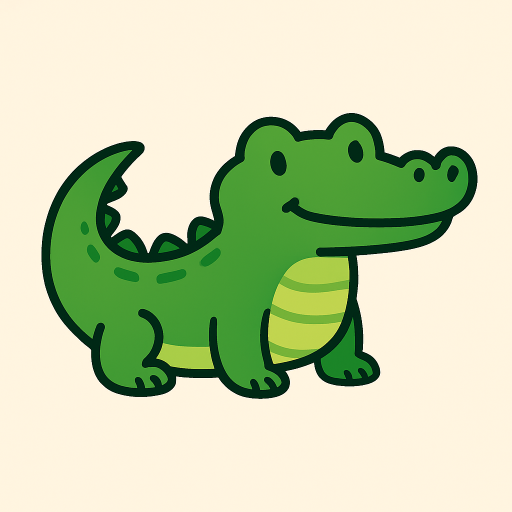
#> input picture animals/A.png, 1024 x 1024 px, found by its file name (shown at 1/2 size)
$ python flashcard_generator.py
#> lines starting #> are read from the running program, lines starting #| are printed output that depends on the picture
#!/usr/bin/env python3
"""flashcard_generator.py

Generate printable A-4 sheets (300 dpi PNGs) containing four A-6 toddler flashcards per page.
Each card shows:
  • A large uppercase letter (A-Z)
  • A centred animal illustration (supplied by you)
  • The animal's name

Features
========
* True A-4 output size (210 mm × 297 mm) at any DPI (default 300)
* Automatic page breaks - 4 cards/sheet in A-D, E-H… order
* Rounded-corner card borders and grey dashed cut lines
* Scaling and centring of any input image (PNG/JPG/SVG-rasterised)
* Customisable fonts, colours, DPI, margins, CSV mapping

Quick start
===========
```bash
python flashcard_generator.py --images animals/ --outdir sheets/
```
Place 26 images named `A.png … Z.png` in `animals/`.  The script writes six PNG sheets in `sheets/`.

Advanced: supply a CSV with columns **letter, animal, filepath** to override names or image paths:
```bash
python flashcard_generator.py --mapping my_animals.csv --outdir sheets/
```

Dependencies
------------
* Pillow ≥ 10
```bash
pip install pillow
```

"""
from __future__ import annotations

import argparse
import csv
import math
import os
from pathlib import Path
from typing import List, Tuple

from PIL import Image, ImageDraw, ImageFont, ImageOps

# ────────────────────────────── Config helpers ────────────────────────────── #

DEFAULT_ANIMALS = [
    "Alligator", "Bear", "Cat", "Dog", "Elephant", "Fox", "Giraffe", "Hippo",
    "Iguana", "Jaguar", "Koala", "Lion", "Monkey", "Narwhal", "Owl", "Penguin",
    "Quail", "Rabbit", "Snake", "Tiger", "Urial", "Vulture", "Whale", "Xerus",
    "Yak", "Zebra",
]

LETTER_SEQUENCE = "ABCDEFGHIJKLMNOPQRSTUVWXYZ"


def mm_to_px(mm: float, dpi: int) -> int:
    """Convert millimetres to integer pixels at the given DPI."""
    return int(mm / 25.4 * dpi)


def get_edge_color(image_path: Path) -> str:
    """Extract the dominant edge color from an image."""
    if not image_path.exists():
        return "white"

    try:
        img = Image.open(image_path).convert("RGB")
        width, height = img.size

        # Sample pixels from all four edges
        edge_pixels = []

        # Top and bottom edges
        for x in range(0, width, max(1, width // 20)):
            edge_pixels.append(img.getpixel((x, 0)))  # Top edge
            edge_pixels.append(img.getpixel((x, height - 1)))  # Bottom edge

        # Left and right edges
        for y in range(0, height, max(1, height // 20)):
            edge_pixels.append(img.getpixel((0, y)))  # Left edge
            edge_pixels.append(img.getpixel((width - 1, y)))  # Right edge

        # Also sample corners multiple times for better weight
        corners = [
            img.getpixel((0, 0)),
            img.getpixel((width - 1, 0)),
            img.getpixel((0, height - 1)),
            img.getpixel((width - 1, height - 1))
        ]
        edge_pixels.extend(corners * 5)  # Weight corners more heavily

        # Calculate average color
        if edge_pixels:
            avg_r = sum(pixel[0] for pixel in edge_pixels) // len(edge_pixels)
            avg_g = sum(pixel[1] for pixel in edge_pixels) // len(edge_pixels)
            avg_b = sum(pixel[2] for pixel in edge_pixels) // len(edge_pixels)
            return f"#{avg_r:02x}{avg_g:02x}{avg_b:02x}"

    except Exception:
        pass

    return "white"


# ─────────────────────────────── Core logic ──────────────────────────────── #

def load_mapping(mapping_csv: str | None, image_dir: Path) -> List[Tuple[str, str, Path]]:
    """Return [(letter, animal_name, image_path)] for all 26 letters."""
    mapping: List[Tuple[str, str, Path]] = []

    if mapping_csv and Path(mapping_csv).exists():
        with open(mapping_csv, newline="", encoding="utf-8") as f:
            reader = csv.DictReader(f)
            for row in reader:
                letter = row["letter"].strip().upper()
                animal = row.get("animal", "").strip().title() or letter
                img_path = Path(row.get("filepath", "").strip() or image_dir / f"{letter}.png")
                mapping.append((letter, animal, img_path))
    else:
        for letter, animal in zip(LETTER_SEQUENCE, DEFAULT_ANIMALS):
            mapping.append((letter, animal, image_dir / f"{letter}.png"))

    # Ensure length 26 and ordered A→Z
    mapping_dict = {letter: (letter, animal, path) for letter, animal, path in mapping}
    return [mapping_dict.get(l, (l, l, image_dir / f"{l}.png")) for l in LETTER_SEQUENCE]


def draw_sheet(group: List[Tuple[str, str, Path]], dpi: int, font_path: Path, out_file: Path, bg_colour: str = "white") -> None:
    """Render 4 cards (2×2) to one A-4 PNG file."""
    # Page & card geometry
    a4_w_mm, a4_h_mm = 210, 297
    page_w, page_h = mm_to_px(a4_w_mm, dpi), mm_to_px(a4_h_mm, dpi)
    card_w, card_h = page_w // 2, page_h // 2

    page = Image.new("RGB", (page_w, page_h), bg_colour)
    draw = ImageDraw.Draw(page)

    # Type
    font_letter = ImageFont.truetype(str(font_path), size=int(card_h * 0.28))
    font_label = ImageFont.truetype(str(font_path), size=int(card_h * 0.12))

    # Measurements
    pad = mm_to_px(5, dpi)          # inner padding inside each card
    border_w = mm_to_px(2, dpi)     # rounded-rect border thickness
    radius = mm_to_px(4, dpi)       # corner radius
    dash_len = mm_to_px(2, dpi) * 5 # length of dashes for cut lines

    # Iterate over the four positions (row 0/1, col 0/1)
    for idx, (letter, animal, img_path) in enumerate(group):
        row, col = divmod(idx, 2)
        x0, y0 = col * card_w, row * card_h
        x1, y1 = x0 + card_w, y0 + card_h

        # ── Fill card background with edge color ──
        card_bg_color = get_edge_color(img_path)
        draw.rectangle([(x0, y0), (x1, y1)], fill=card_bg_color)

        # ── Cut-line dashes (grey) ──
        for x in range(x0, x1, dash_len * 2):
            draw.line([(x, y0), (min(x + dash_len, x1), y0)], fill="lightgrey")
            draw.line([(x, y1), (min(x + dash_len, x1), y1)], fill="lightgrey")
        for y in range(y0, y1, dash_len * 2):
            draw.line([(x0, y), (x0, min(y + dash_len, y1))], fill="lightgrey")
            draw.line([(x1, y), (x1, min(y + dash_len, y1))], fill="lightgrey")

        # ── Rounded border ──
        card_box = (x0 + pad, y0 + pad, x1 - pad, y1 - pad)
        card_content_w = card_box[2] - card_box[0]  # width of content area
        card_content_h = card_box[3] - card_box[1]  # height of content area
        draw.rounded_rectangle(card_box, radius, outline="#cccccc", width=border_w)

        # ── Letter ──
        # Center the letter using anchor positioning with enough top margin to prevent clipping
        letter_center_x = card_box[0] + card_content_w // 2
        letter_y = card_box[1] + mm_to_px(20, dpi)  # More space from top to prevent clipping
        draw.text((letter_center_x, letter_y), letter, font=font_letter, fill="black", anchor="mm")

        # ── Image ──
        if img_path.exists():
            image = Image.open(img_path).convert("RGBA")
            max_pic_size = (int(card_content_w * 0.85), int(card_content_h * 0.45))
            image.thumbnail(max_pic_size, Image.LANCZOS)
            pic_x = card_box[0] + (card_content_w - image.width) // 2
            # Position image in middle section of card, well below the letter
            pic_y = card_box[1] + int(card_content_h * 0.35)
            page.paste(image, (pic_x, pic_y), image)

        # ── Animal name ──
        # Center the animal name using anchor positioning
        label_center_x = card_box[0] + card_content_w // 2
        label_y = card_box[3] - mm_to_px(15, dpi)  # More space from bottom
        draw.text((label_center_x, label_y), animal, font=font_label, fill="black", anchor="mb")

    page.save(out_file)
    print(f"✓ Saved {out_file.relative_to(out_file.parent.parent)}")


# ──────────────────────────────── CLI entry ──────────────────────────────── #

def parse_args() -> argparse.Namespace:
    p = argparse.ArgumentParser(description="Generate toddler A-Z animal flashcards (4 per A-4 sheet).")
    p.add_argument("--images", default="images", help="Folder containing A.png … Z.png (default: images/)")
    p.add_argument("--mapping", help="CSV mapping with letter,animal,filepath columns (optional)")
    p.add_argument("--outdir", default="sheets", help="Output directory (default: sheets/)")
    p.add_argument("--dpi", type=int, default=300, help="Output DPI (default: 300)")
    p.add_argument("--font", default="/usr/share/fonts/truetype/dejavu/DejaVuSans-Bold.ttf", help="TTF font path")
    return p.parse_args()


def main() -> None:
    args = parse_args()

    image_dir = Path(args.images)
    out_dir = Path(args.outdir)
    out_dir.mkdir(parents=True, exist_ok=True)

    mapping = load_mapping(args.mapping, image_dir)

    # Build 4-card groups: [A-D], [E-H] …
    for i in range(0, len(mapping), 4):
        group = mapping[i : i + 4]
        span = f"{group[0][0]}-{group[-1][0]}"
        out_file = out_dir / f"flashcards_{span}.png"
        draw_sheet(group, dpi=args.dpi, font_path=Path(args.font), out_file=out_file)
#> in draw_sheet, `page = Image.new("RGB", (page_w, page_h), bg_colour)`: page: PIL image 2480x3507 RGB; every value is 255
#> in get_edge_color, img is the input picture: PIL image 1024x1024 RGB; mean R, G, B 197.2, 210.1, 170.7
#> after the loop in get_edge_color, `for x in range(0, width, max(1, width // 20)):`: edge_pixels = 42 items, first 6: (255, 242, 221), (255, 244, 223), (255, 243, 224), (255, 246, 223), (255, 245, 223), (255, 245, 224)
#> after the loop in get_edge_color, `for y in range(0, height, max(1, height // 20)):`: edge_pixels = 84 items, first 6: (255, 242, 221), (255, 244, 223), (255, 243, 224), (255, 246, 223), (255, 245, 223), (255, 245, 224)
#> in get_edge_color, `corners = [ img.getpixel((0, 0)), img.getpixel((width - 1, 0)), img.ge..`: corners = [(255, 242, 221), (255, 244, 224), (255, 244, 223), (255, 245, 223)]
#> in get_edge_color, `avg_r = sum(pixel[0] for pixel in edge_pixels) // len(edge_pixels)`: avg_r = 255
#> in get_edge_color, `avg_g = sum(pixel[1] for pixel in edge_pixels) // len(edge_pixels)`: avg_g = 244
#> in get_edge_color, `avg_b = sum(pixel[2] for pixel in edge_pixels) // len(edge_pixels)`: avg_b = 223
#> in draw_sheet, `card_bg_color = get_edge_color(img_path)`: card_bg_color = '#fff4df'
#> in draw_sheet, `image.thumbnail(max_pic_size, Image.LANCZOS)`:
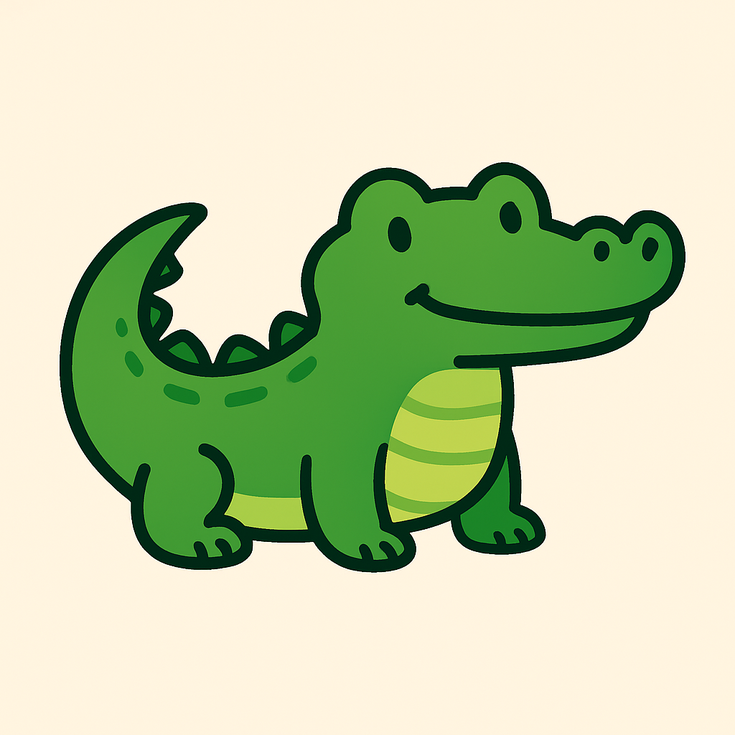
#> image: PIL image 735x735 RGBA; mean R, G, B, A 197.3, 210.1, 170.7, 255
#> in draw_sheet, `page.paste(image, (pic_x, pic_y), image)`:
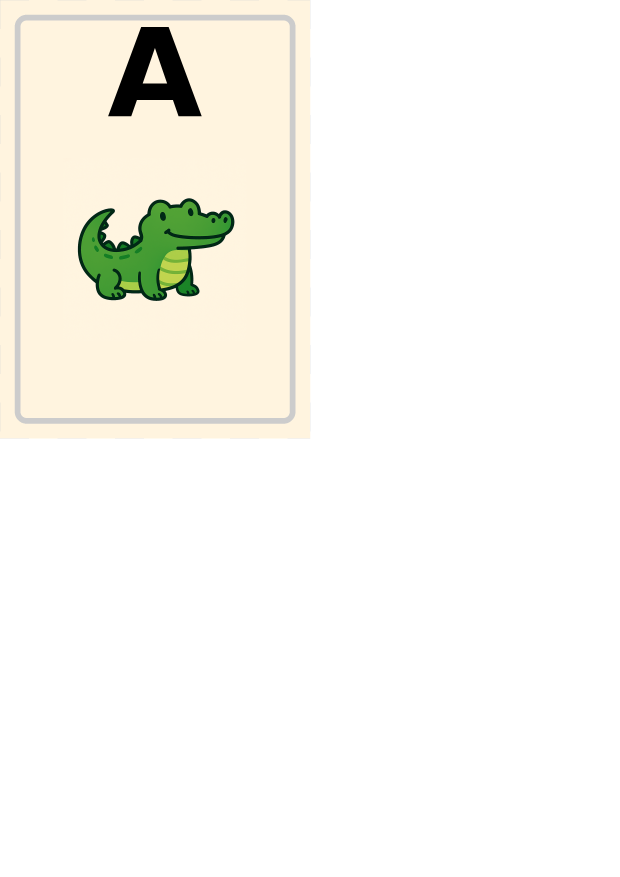
#> page: PIL image 2480x3507 RGB (shown at 1/4 size); mean R, G, B 248.7, 247.6, 241.7
#> in draw_sheet, `page.save(out_file)`:
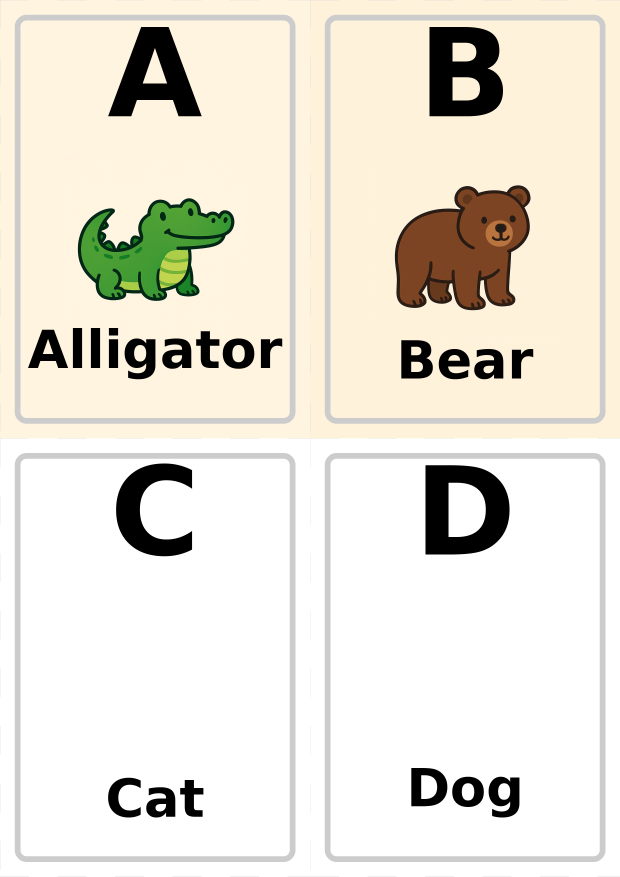
#> saved as flashcards_A-D.png: PIL image 2480x3507 RGB (shown at 1/4 size); mean R, G, B 231.4, 226.9, 216


if __name__ == "__main__":
    main()
